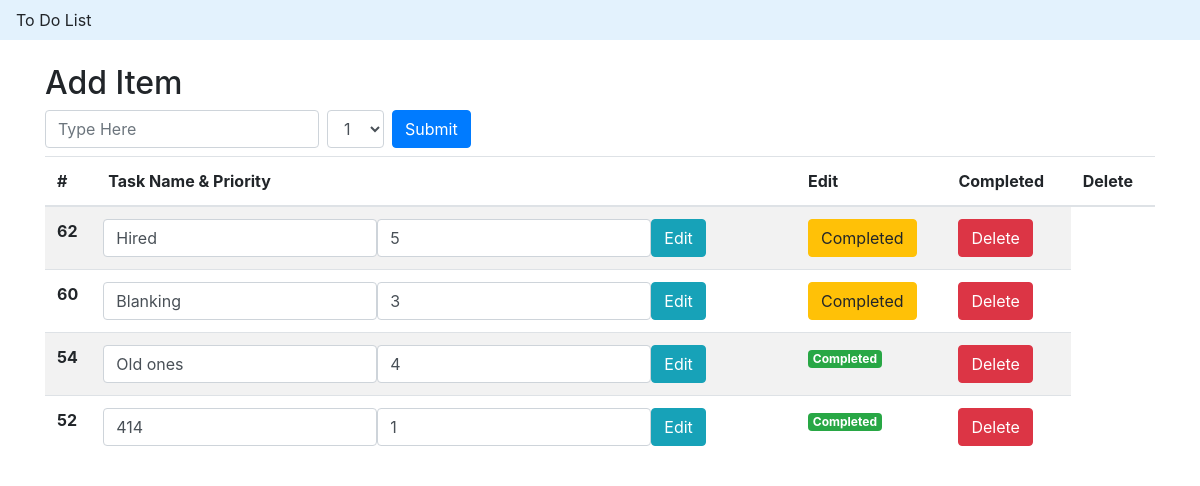
The page / on the database its author committed.
### todo/models.py (models this page shows)
class Todo(models.Model):
    text = models.CharField(max_length=255)
    date = models.DateTimeField()
    priority = models.IntegerField(default=1)
    is_complete = models.BooleanField(default=False)

### todo/views.py (the view)
# urls.py: path('', views.index),
def index(request):
    tasks = Todo.objects.all().order_by("is_complete", "-priority", "-date")
    return render(request, 'index.html', {'tasks': tasks})

### todo/templates/index.html (shortened to what this page needs)
{% extends 'base.html' %}
{% block content %}
<div class="row mt-4">
    <div class="col">
        <h2>Add Item</h2>
    </div>
</div>
<form class="form-inline" action="add_todo/" method="post">
    <input type="text" name="task_name" class="form-control mb-2 mr-sm-2"
             id="inlineFormInputName2" placeholder="Type Here">
    <select class="form-control mb-2 mr-sm-2" name="task_priority" id="exampleFormControlSelect1" >
      <option>1</option>
    </select>
    <button type="submit" class="btn btn-primary mb-2">Submit</button>
</form>
<table class="table table-striped">
  <thead>
    <tr>
      <th scope="col">#</th>
      <th scope="col">Task Name & Priority</th>
      <th scope="col">Edit</th>
      <th scope="col">Completed</th>
      <th scope="col">Delete</th>
    </tr>
  </thead>
  <tbody>
  {% for task in tasks %}
    <tr>
      <th scope="row">{{ task.id }}</th>
      <td>
        <form class="form-inline" action="edit_todo/{{ task.id }}/" method="post">
          <div class="form-row">
            <input type="text" class="form-control"
                   id="validationCustom01" name="view_task_name" value="{{ task.text }}" >
            <input type="text" class="form-control" name="view_task_priority"
                     id="validationCustom02" value="{{ task.priority }}" >
            <button type="submit" class="btn btn-small btn-info">Edit</button>
          </div>
        </form>
      </td>
      <td>
        {% if task.is_complete == False %}
        <form action="complete_todo/{{ task.id }}/" method="post">
            <div class="float-center">
                <button type="submit" class="btn btn-small btn-warning">Completed</button>
            </div>
        </form>
        {% else %}
            <div class="float-center">
              <span class="badge badge-success">Completed</span>
            </div>
        {% endif %}
      </td>
      <td>
          <form action="delete_todo/{{ task.id }}/" method="post">
              <div class="float-rightcenter">
                <button type="submit" class="btn btn-small btn-danger">Delete</button>
              </div>
          </form>
      </td>
    </tr>
  {% endfor %}
  </tbody>
</table>
{% endblock %}

### templates/base.html (shortened to what this page needs)
<!doctype html>
<html lang="en">
  <head>
    <link rel="stylesheet" href="https://stackpath.bootstrapcdn.com/bootstrap/4.4.1/css/bootstrap.min.css">
  </head>
  <body>
    <nav class="navbar navbar-light"  style="background-color: #e3f2fd;">
      To Do List
    </nav>
  <div class="container">
    {% block content %}
    {% endblock %}
  </div>
  </body>
</html>

### rows shown on the page
Todo: id "62", view_task_name "Hired", view_task_priority "5"
Todo: id "60", view_task_name "Blanking", view_task_priority "3"
Todo: id "54", view_task_name "Old ones", view_task_priority "4", is_complete "Completed"
Todo: id "52", view_task_name "414", view_task_priority "1", is_complete "Completed"
